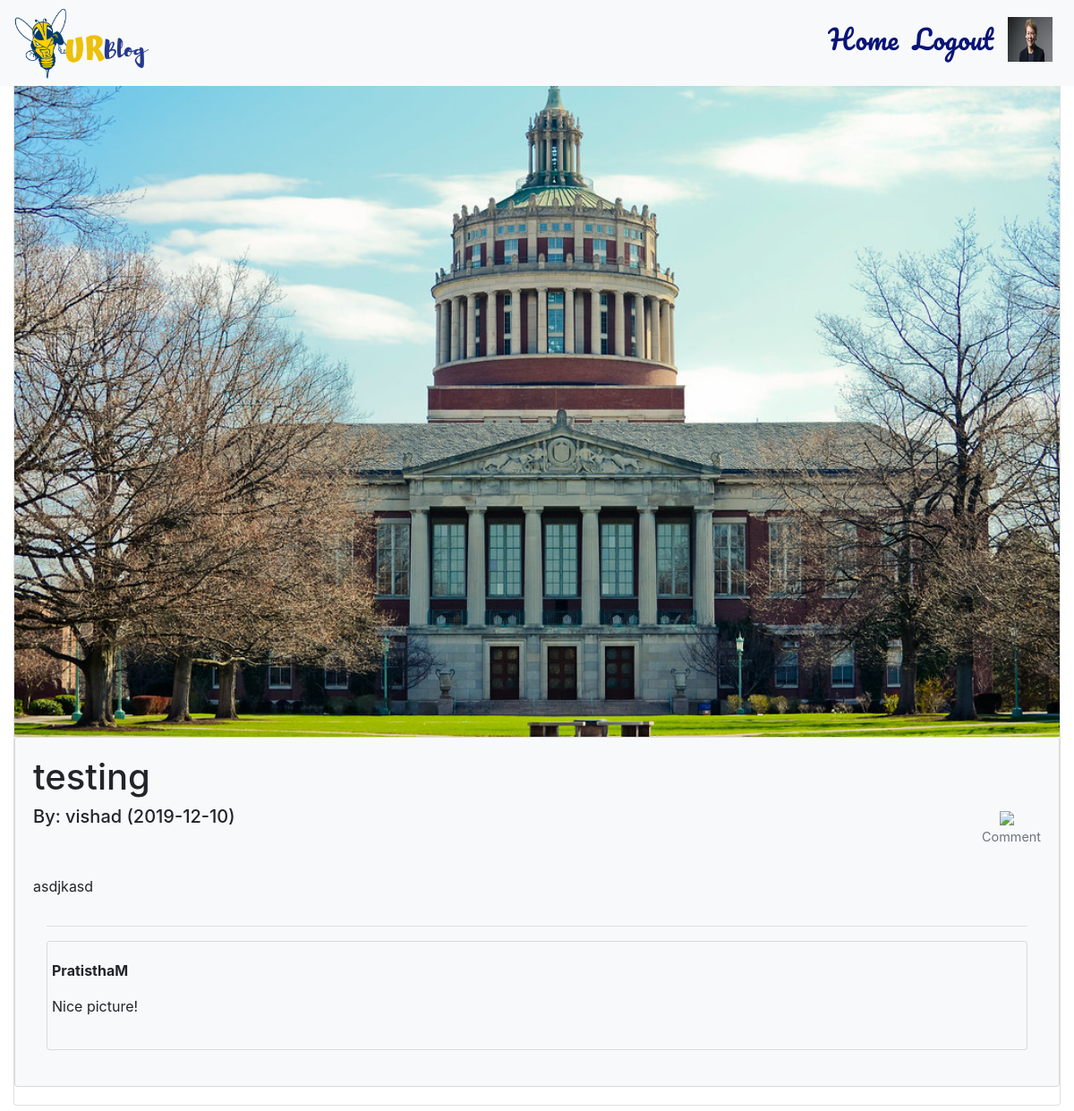
The page /posts/1 (signed in) on the database its author committed.
### backend.py (models this page shows)
class User(db.Model, UserMixin):
    __tablename__ = "Users"
    id = db.Column(db.Integer, primary_key=True, autoincrement=True)
    email = db.Column(db.String(120), unique=True, nullable=False)
    username = db.Column(db.String(15), unique=True, nullable = False)
    full_name = db.Column(db.String(128), nullable = False)
    bio = db.Column(db.String(1024))
    class_year = db.Column(db.String(10))
    password = db.Column(db.String(60), nullable=False)
    otp_secret = db.Column(db.Integer, nullable=True)
    picture = db.Column(db.String(20), nullable=False, default='default.jpg')
    posts = db.relationship('Post', backref='author_of_post', lazy=True)
    comments = db.relationship('Comment', backref='author_of_comment', lazy=True)

class Post(db.Model):
    __tablename__ = "Posts"
    id = db.Column(db.Integer, primary_key=True, autoincrement = True)
    title = db.Column(db.String(50), nullable = False)
    description = db.Column(db.String(128))
    time = db.Column(db.DateTime)
    picture = db.Column(db.String(50), nullable = True)
    user_id = db.Column(db.Integer, db.ForeignKey('Users.id'), nullable=False)
    comments = db.relationship('Comment', backref='post_of_comment', lazy=True)

class Comment(db.Model):
    __tablename__ = "Comments"
    id = db.Column(db.Integer, primary_key=True)
    text = db.Column(db.String(400))
    user_id = db.Column(db.Integer, db.ForeignKey('Users.id'), nullable=False)
    post_id = db.Column(db.Integer, db.ForeignKey('Posts.id'), nullable=False)

### backend.py (the view)
@app.route("/posts/<int:pid>", methods=["GET", "POST"])  # login required
def view_post(pid):
    post = Post.query.filter_by(id=pid).first()
    logged_in = checklogin()
    return render_template("Blog.html", post=post, logged_in=logged_in, pid=pid, current_user=current_user)

### backend.py (called while the page is built)
@login.user_loader
def load_user(id):
    return User.query.get(int(id))

def checklogin():
    if current_user.is_authenticated:
        return True
    else:
        return False

### templates/Blog.html (shortened to what this page needs)
{%  extends "Header.html" %}
{% block content %}
<body>
	<div class="col-md-12">
		<div class="card">
			<img class ="card-img-top" src="/static/post_pictures/{{post.picture}}" >
			<div class="card card-body bg-light">
				<div class="container">
						<div class="row" >
						<h1>{{post.title}}</h1>
						</div>
						<div class = "row">
							<h5>By: {{ post.author_of_post.username }}   ({{ post.time.strftime('%Y-%m-%d') }}) </h5>
							<div class = "align-self-end ml-auto">
								<figure class="figure">
									  <figure class="figure">
										<a href="/comment/{{pid}}"><img src="https://img.icons8.com/material-rounded/30/000000/comments.png" hspace="20"> </a>
										<figcaption class="figure-caption text-center">Comment</figcaption>
									  </figure>
								</div>
						</div>
						<div class = "row">
							<p>{{ post.description }}</p>
						</div>
						<hr class="my-10">
						{% for comment in post.comments %}
						<div class = "card card-body bg-light">
							<div class = "row">
								<div class = "cold-md-9">
									<p style="text-align: left"><strong> {{comment.author_of_comment.username}}</strong></p>
       								 		<p>{{ comment.text }}</p>
									</div>
							</div>
						</div>
						{% endfor %}
					</div>
				</div>
			</div>
		</div>
</body>
{% endblock %}

### templates/Header.html (shortened to what this page needs)
<!DOCTYPE html>
<html lang="en">
<head>
	<link rel="stylesheet" href="/static/mero.css">
	<link rel="stylesheet" href="https://stackpath.bootstrapcdn.com/bootstrap/4.3.1/css/bootstrap.min.css">
  <nav class="navbar navbar-light bg-light navbar-expand-md fixed-top">
    <a href="http://localhost:5000/"><img class="logo" src="/static/images/logo.png"></a>
    <div class="collapse navbar-collapse " id="forDisplay">
      <ul class="navbar-nav ml-auto">
        {% if logged_in %}
          <a class="nav-link" href="http://localhost:5000/">Home</a>
          <a class="nav-link" href="http://localhost:5000/logout">Logout</a>
          <a class="nav-link" href="http://localhost:5000/profile"><img class ="logo1" id="nav_img" src="/static/user_pictures/{{current_user.picture}}"></a>
        {% else %}
          <a class="nav-link" href="http://localhost:5000/">Home</a>
          <a class="nav-link" href="http://localhost:5000/login">Login</a>
          <a class="nav-link" href="http://localhost:5000/signup">SignUp</a>
        {% endif %}
      </ul>
    </div>
  </nav>
</head>
<br>
<br>
  {% block content %} {% endblock %}
</body>
<br>
</html>

### static/mero.css (style rules this page uses)
html, body { height: 80%; font-weight: 100; }
body { background: #030321; font-family: Arial; }
.card { margin-bottom: 20px !important; }
.logo { width: 150px; padding-top: -0x; }
.logo1 { width: 80px; padding-top: -0x; }
.nav-link { padding-top:-100px; }
.navbar { font-family: 'Pacifico', cursive; display: block; font-size: 30px; }
.navbar .navbar-nav a { color: rgb(9, 20, 119) !important; }

### templates/Header.html (style rules this page uses)
#nav_img { height: 50px; width: 50px; position:relative; top:-5px; }

### rows shown on the page
User: picture (picture)
Post: picture (placeholder picture), title "testing", time "2019-12-10", description "asdjkasd"
User: author_of_post.username "vishad"
Comment: author_of_comment.username "PratisthaM", text "Nice picture!"
